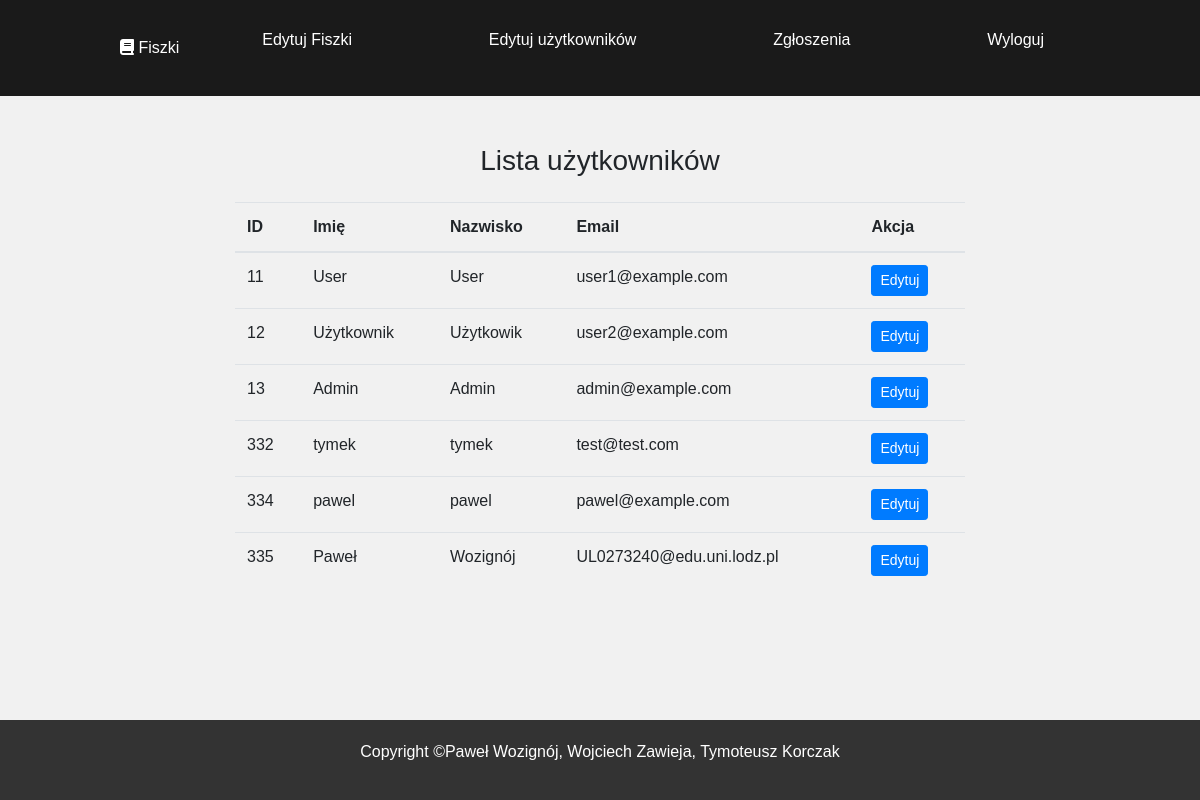
/admin/admeditusers.php (signed in), run on the app's committed database.
### tables this page shows
CREATE TABLE `users` (
  `id` int(255) NOT NULL,
  `name` varchar(100) NOT NULL,
  `surname` varchar(100) NOT NULL,
  `email` varchar(100) NOT NULL,
  `password` varchar(100) NOT NULL,
  `user_type` varchar(5) NOT NULL DEFAULT 'user',
  `city` varchar(100) DEFAULT NULL,
  `street` varchar(100) DEFAULT NULL,
  `street_number` varchar(20) DEFAULT NULL
);

### admin/admeditusers.php (the view, shortened to what this page needs)
<?php
$user_query = "SELECT id, name, surname, email FROM users";
$user_result = mysqli_query($conn, $user_query);
?>
<!DOCTYPE html>
<html lang="pl">
<head>
    <link rel="stylesheet" href="https://stackpath.bootstrapcdn.com/bootstrap/4.3.1/css/bootstrap.min.css">
</head>
<body>
<?php include("../include/iadmin/anav.php"); ?>
<div class="container mt-5">
    <div class="row justify-content-center">
        <div class="col-md-8">
            <h3 class="text-center mb-4">Lista użytkowników</h3>
            <table class="table">
                <thead>
                    <tr>
                        <th>ID</th>
                        <th>Imię</th>
                        <th>Nazwisko</th>
                        <th>Email</th>
                        <th>Akcja</th>
                    </tr>
                </thead>
                <tbody>
                    <?php while ($user = mysqli_fetch_assoc($user_result)) { ?>
                        <tr>
                            <td><?php echo htmlspecialchars($user['id']); ?></td>
                            <td><?php echo htmlspecialchars($user['name']); ?></td>
                            <td><?php echo htmlspecialchars($user['surname']); ?></td>
                            <td><?php echo htmlspecialchars($user['email']); ?></td>
                            <td>
                                <a href="?edit_user_id=<?php echo $user['id']; ?>" class="btn btn-primary btn-sm">Edytuj</a>
                            </td>
                        </tr>
                    <?php } ?>
                </tbody>
            </table>
        </div>
    </div>
</div>
<?php include("../include/iadmin/afooter.php"); ?>
</body>
</html>

### css/useradmstyles.css (style rules this page uses)
* { margin: 0; padding: 0; font-family: 'Poppings', sans-serif; box-sizing: border-box; text-decoration: none; }
body { background-color: #f1f1f1; position: relative; padding-bottom: 58px; min-height: 100vh; }

### data on the page
users: id "11", name "User", surname "User", email "user1@example.com"
users: id "12", name "Użytkownik", surname "Użytkowik", email "user2@example.com"
users: id "13", name "Admin", surname "Admin", email "admin@example.com"
users: id "332", name "tymek", surname "tymek", email "test@test.com"
users: id "334", name "pawel", surname "pawel", email "pawel@example.com"
users: id "335", name "Paweł", surname "Wozignój", email "UL0273240@edu.uni.lodz.pl"
